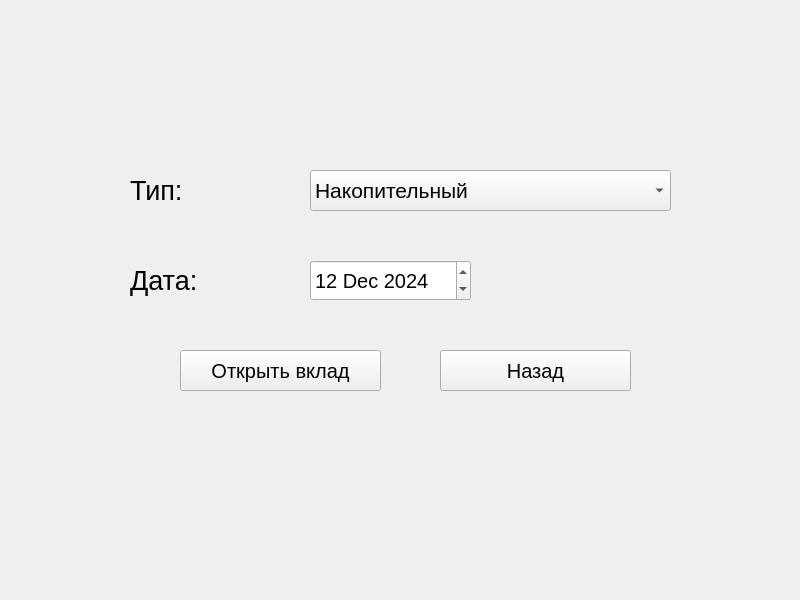
<?xml version="1.0" encoding="UTF-8"?>
<ui version="4.0">
 <class>MainWindow</class>
 <widget class="QMainWindow" name="MainWindow">
  <property name="geometry">
   <rect>
    <x>0</x>
    <y>0</y>
    <width>800</width>
    <height>600</height>
   </rect>
  </property>
  <property name="windowTitle">
   <string>Открытие вклада</string>
  </property>
  <widget class="QWidget" name="centralwidget">
   <widget class="QLabel" name="typeLabel">
    <property name="geometry">
     <rect>
      <x>130</x>
      <y>170</y>
      <width>171</width>
      <height>41</height>
     </rect>
    </property>
    <property name="font">
     <font>
      <pointsize>20</pointsize>
     </font>
    </property>
    <property name="text">
     <string>Тип:</string>
    </property>
   </widget>
   <widget class="QLabel" name="dateLabel">
    <property name="geometry">
     <rect>
      <x>130</x>
      <y>260</y>
      <width>151</width>
      <height>41</height>
     </rect>
    </property>
    <property name="font">
     <font>
      <pointsize>20</pointsize>
     </font>
    </property>
    <property name="text">
     <string>Дата:</string>
    </property>
   </widget>
   <widget class="QComboBox" name="typeComboBox">
    <property name="geometry">
     <rect>
      <x>310</x>
      <y>170</y>
      <width>361</width>
      <height>41</height>
     </rect>
    </property>
    <property name="font">
     <font>
      <pointsize>16</pointsize>
     </font>
    </property>
    <item>
     <property name="text">
      <string>Накопительный</string>
     </property>
    </item>
    <item>
     <property name="text">
      <string>Сберегающий</string>
     </property>
    </item>
    <item>
     <property name="text">
      <string>Пополняй</string>
     </property>
    </item>
   </widget>
   <widget class="QPushButton" name="exitPushButton">
    <property name="geometry">
     <rect>
      <x>440</x>
      <y>350</y>
      <width>191</width>
      <height>41</height>
     </rect>
    </property>
    <property name="font">
     <font>
      <pointsize>15</pointsize>
     </font>
    </property>
    <property name="text">
     <string>Назад</string>
    </property>
   </widget>
   <widget class="QPushButton" name="enterPushButton">
    <property name="geometry">
     <rect>
      <x>180</x>
      <y>350</y>
      <width>201</width>
      <height>41</height>
     </rect>
    </property>
    <property name="font">
     <font>
      <pointsize>15</pointsize>
     </font>
    </property>
    <property name="text">
     <string>Открыть вклад</string>
    </property>
   </widget>
   <widget class="QDateEdit" name="dateEdit">
    <property name="geometry">
     <rect>
      <x>310</x>
      <y>260</y>
      <width>161</width>
      <height>41</height>
     </rect>
    </property>
    <property name="font">
     <font>
      <pointsize>15</pointsize>
     </font>
    </property>
    <property name="dateTime">
     <datetime>
      <hour>0</hour>
      <minute>0</minute>
      <second>0</second>
      <year>2024</year>
      <month>12</month>
      <day>12</day>
     </datetime>
    </property>
   </widget>
  </widget>
 </widget>
 <resources/>
 <connections/>
</ui>
